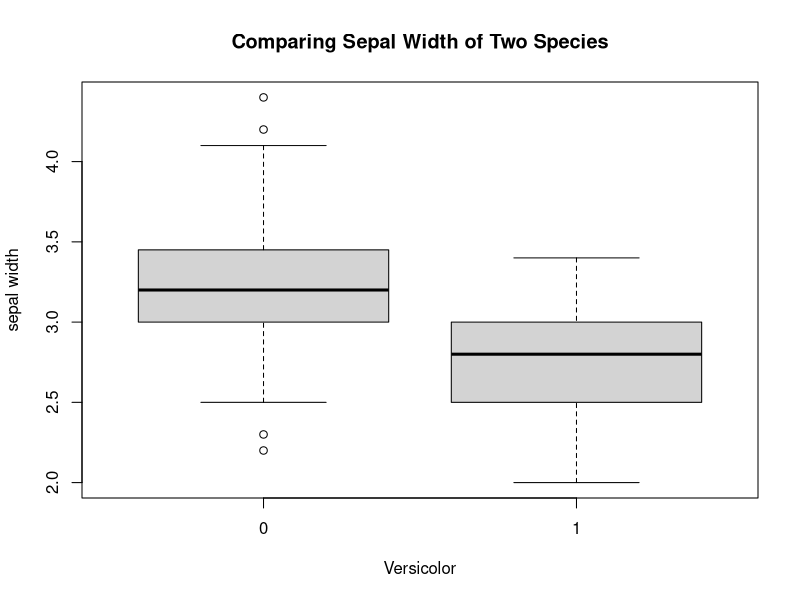

This figure's R source:
## ---- chunk 1
## head function
head(iris)

## names function
names(iris)
## ---- chunk 2
Versicolor <- ifelse(iris$Species == "versicolor", 1, 0)
## ---- chunk 3
# Don't forget to uncomment the code below 
boxplot(Sepal.Width~Versicolor,main="Comparing Sepal Width of Two Species",ylab="sepal width",data=iris)
## ---- chunk 4
mean(iris$Sepal.Length[iris$Species == "setosa"])
## ---- chunk 5
tapply(iris$Sepal.Length,iris$Species,mean)
## ---- chunk 6
# define a matrix of zeros
MeanFlowers <- matrix(0,nrow=4,ncol=3)

# define a character vector corresponding to the numeric variable names
measurements <- c("Sepal.Length","Sepal.Width","Petal.Length","Petal.Width")

# name the rows and columns of the matrix MeanFlowers 
rownames(MeanFlowers)  <- measurements
colnames(MeanFlowers)  <- c("setosa","versicolor","virginica")

#subsetting flowers
subsetflower1 <- subset(iris, iris$Species == "setosa")
subsetflower2 <- subset(iris, iris$Species == "versicolor")
subsetflower3 <- subset(iris, iris$Species == "virginica")

# Loop
for (j in measurements) {
flower1<- mean((subsetflower1[, j]))
flower2<- mean((subsetflower2[, j]))
flower3<- mean((subsetflower3[, j]))
vec <-  c(flower1, flower2, flower3)
MeanFlowers[j, ] <- vec  
}
MeanFlowers
